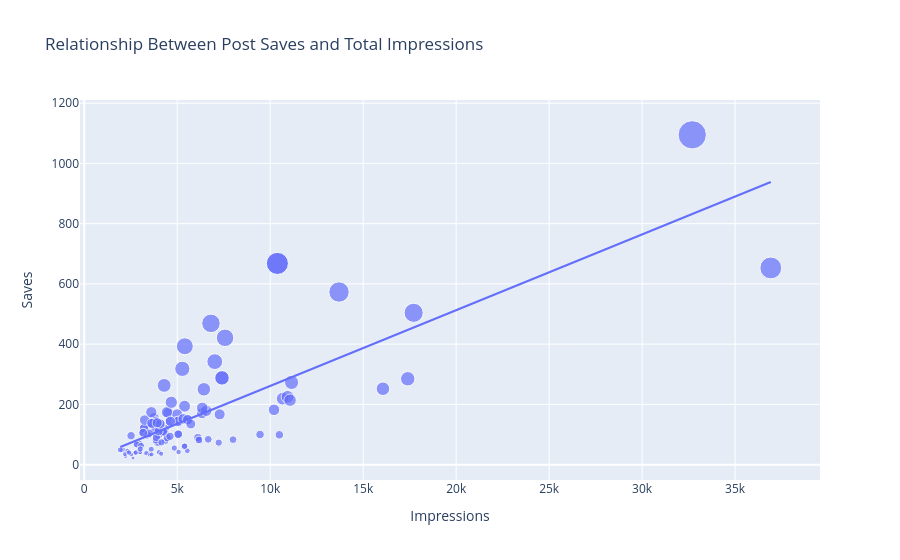

Here is the notebook cell this chart was saved with:
### Markdown cell above
A more number of shares will result in a higher reach, but shares don't affect the reach of a post as much as likes do.

Now let's have a look at the relationship between the number of saves and the number of impressions:

### Code cell
from numpy import size


figure = px.scatter(data_frame=data, x='Impressions', y='Saves', size='Saves', trendline='ols', title='Relationship Between Post Saves and Total Impressions')

figure.show()
